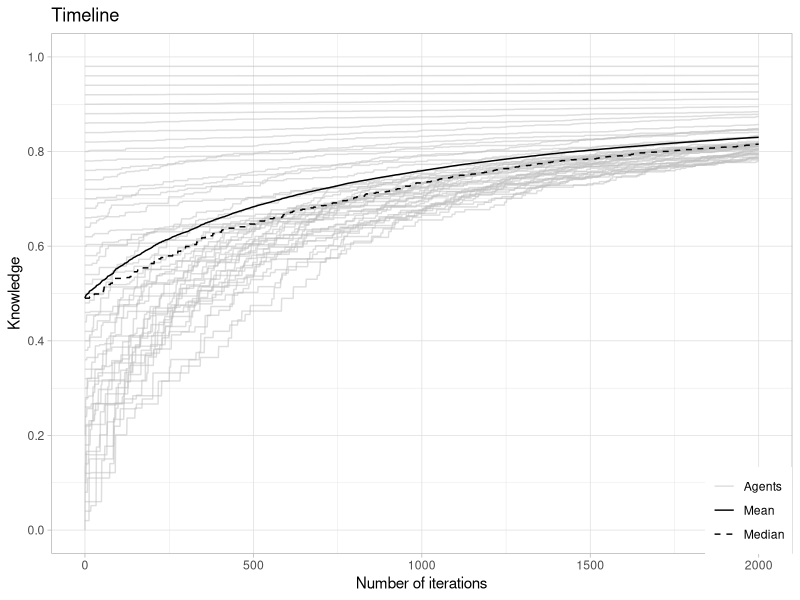

The R script that drew this image: (Note: a time limit stopped this script after it produced the figure.)
## ---- chunk 1
library(tidyverse)  
# set.seed(1)
## ---- chunk 2
nA = 5            # number of Agents
ID = seq_len(nA)  # ID of the Agents

Pop <- tibble( ID = ID )
Pop
## ---- chunk 3
set_Knowledge <- function(Pop = Pop,
                          Typ = FALSE,
                          K = Knowledge) {
  Kname <- "Knowledge"
  if (Typ != FALSE) {
    Kname <- paste(Kname, Typ, sep = "_")
  }
  if (Kname %in% colnames(Pop)) {
    Pop <- Pop %>%
      mutate(!!Kname := K)
  } else {
    Pop[[Kname]] <- K
  }
  Pop <- Pop %>%

  return(Pop)
}
## ---- chunk 4
K <- seq_len(nA)/5

Pop <- set_Knowledge( Pop = Pop, K = 0.5 )
Pop <- set_Knowledge( Pop = Pop, Typ = "A", K = K )
Pop
## ---- chunk 5
update_Knowledge <- function(Pop = Pop,
                            Typ = FALSE,
                            add = 0,
                            fac = 1) {
  Kname <- "Knowledge"
  if (Typ != FALSE) {
    Kname <- paste(Kname, Typ, sep = "_")
  }
  if (Kname %in% colnames(Pop)) {
    Pop <- Pop %>%
      mutate( !!Kname := ( .data[[Kname]] + add ) * fac )
  } else {
    Pop <- set_Knowledge(Pop = Pop, K = add, Typ = Typ)
    Pop <- Pop %>%
      mutate( !!Kname := .data[[Kname]] * fac )
  }
  return(Pop)
}
## ---- chunk 6
add <- seq_len(nA)/20
fac <- seq_len(nA)/10 

Pop <- update_Knowledge( Pop = Pop, add = add ) 
Pop <- update_Knowledge( Pop = Pop, Typ = "A", fac = fac ) 
Pop <- update_Knowledge( Pop = Pop, Typ = "B", add = add, fac = fac ) 
Pop
## ---- chunk 7
set_LearnRate <- function(Pop = Pop,
                          LR = LearnRate) {
  LRname <- "LearnRate"
  Pop <- Pop %>%
    mutate(!!LRname := LR,
           !!LRname := pmax(.data[[LRname]],1E-3))
  return(Pop)
}
## ---- chunk 8
LR <- seq_len(nA)/5  
Pop <- set_LearnRate( Pop = Pop, LR = 1 ) 
Pop
## ---- chunk 9
update_LearnRate_Knowledge <- function(Pop = Pop,
                                       Typ = FALSE) {
  LR <- "LearnRate"
  Kname <- "Knowledge"
  if (Typ != FALSE) {
    Kname <- paste(Kname, Typ, sep = "_")
  }
  if (Kname %in% colnames(Pop)) {
    Pop <- Pop %>%
      mutate( !!LR := .data[[Kname]] * 0.5 )
  }
  return(Pop)
}
## ---- chunk 10
Pop <- update_LearnRate_Knowledge( Pop = Pop )  
Pop
## ---- chunk 11
set_StudyTime <- function(Pop = Pop,
                          ST = 0) {
  STname <- "StudyTime"
  Pop <- Pop %>%
    mutate(!!STname := ST)
  return(Pop)
}
## ---- chunk 12
Pop <- set_StudyTime( Pop = Pop, ST = 3)  
Pop
## ---- chunk 13
update_StudyTime <- function(Pop = Pop,
                             dT = TimeToAdd) {
  STname <- "StudyTime"
  if (STname %in% colnames(Pop)) {
    Pop <- Pop %>%
      mutate( !!STname := .data[[STname]] + dT )
  } else {
    Pop <- set_StudyTime(Pop = Pop, ST = dT )
  }
  return(Pop)
}
## ---- chunk 14
s <- Pop

Pop <- update_StudyTime( Pop = s, dT = 1)   
Pop
## ---- chunk 15
sel_SubPop <- function(Pop = Pop,
                       IDs = NULL,
                       n = 2) {
    if (is.null(IDs)) {
      IDs <- sample( Pop[["ID"]], size=n )
    }
  SubPop <- list()
  SubPop$sel <- Pop %>%
    filter(ID %in% IDs) %>%
    arrange(match(ID, IDs))
  SubPop$rest <- Pop %>%
    filter(!ID %in% IDs)
  return(SubPop)
}
## ---- chunk 16
SubPop <- sel_SubPop( Pop = Pop )
SubPop$sel
SubPop$rest
## ---- chunk 17
SubPop <- sel_SubPop( Pop = Pop , IDs = c(2, 1))
SubPop$sel
SubPop$rest
## ---- chunk 18
int_SubPop <- function(SubPop = SubPop,
                       Pop = Pop) {
  col_sort <- colnames(Pop)
  SubPop <- SubPop[, col_sort]
  IDs <- SubPop[["ID"]]
  Pop[Pop$ID %in% IDs,] <- SubPop
  Pop <- Pop %>%
    arrange(ID)
  return(Pop)
}
## ---- chunk 19
Pop
SubPop <- sel_SubPop(Pop = Pop, n = 2 )$sel
SubPop <- set_Knowledge(Pop = SubPop, K = 0)
SubPop
Pop <- int_SubPop(SubPop = SubPop, Pop = Pop)
Pop
## ---- chunk 20

get_Timeline <- function(TL = Timeline,
                          Time = 0,
                          Pop = Pop,
                          Info = name,
                          Sum = 0) {
  TLadd <- tibble( ID = Pop[["ID"]],
                   Time = Time,
                   !!Info := Pop[[Info]])
  if (Sum == 1) {
    Sumname1 <- paste(Info,"mean", sep = "_")
    Sumname2 <- paste(Info,"median", sep = "_")
    TLadd <- TLadd %>%
        mutate(!!Sumname1 := mean(Pop[[Info]], na.rm = TRUE),
               !!Sumname2 := median(Pop[[Info]], na.rm = TRUE))
    }
  if (Time == 0) {
    TL <- TLadd
  } else {
    TL <- bind_rows(TL, TLadd)
  }
  return(TL) 
}
## ---- chunk 21
Timeline <- get_Timeline( TL = Timeline, 
                           Time = 0, 
                           Pop = Pop, 
                           Info = "Knowledge", 
                           Sum = 1)
Timeline <- get_Timeline( TL = Timeline, 
                           Time = 1, 
                           Pop = Pop, 
                           Info = "Knowledge", 
                           Sum = 1)
Timeline

## ---- chunk 22
learn <- function(Pop = Pop,
                  Typ = FALSE,
                  LR = FALSE,
                  ST = StudyTime) {
  Kname <- "Knowledge"
  if (Typ != FALSE) {
    Kname <- paste(Kname, Typ, sep = "_")
  }
  if (Kname %in% colnames(Pop)) {
    K <- Pop[[Kname]]
  }
  if (LR == FALSE) {
    if ("LearnRate" %in% colnames(Pop)) {
      LR <- Pop[["LearnRate"]]
    }
  }

  T0 <- ( 1 - K )^( 1 / -LR )   # assumed time learnd allready
  K <- 1 - ( T0 + ST )^( -LR )  # Knowledge after time learnd
  
  Pop <- set_Knowledge(Pop = Pop, Typ = Typ, K = K)
  Pop <- update_StudyTime(Pop = Pop, dT = ST)
  return(Pop)
}
## ---- chunk 23

Pop <- tibble( ID = ID )
Pop <- set_Knowledge(Pop = Pop, K = 0.1)
Pop <- set_LearnRate(Pop = Pop, LR = 1)
Pop

Pop <- learn( Pop = Pop, ST = 10)
Pop
## ---- chunk 24
plt_Timeline <- function(TL = Timeline) {
  ggplot(data = TL, aes(x = Time)) +
  geom_line(aes(y = Knowledge, group = ID, color = "Agents"), 
            alpha = 0.5,
            linetype = "solid") +
  geom_line(aes(y = Knowledge_mean, color = "Mean"),
            linetype = "solid")  +
  geom_line(aes(y = Knowledge_median, color = "Median"),
            linetype = "dashed") +
  ggtitle("Timeline") +
  xlab("Number of iterations") +
  ylab("Knowledge") +
  scale_y_continuous(
    limits = c(0, 1),
    breaks = seq(0, 1, 0.2)
  ) +
    scale_color_manual(
    values = c("Agents" = "grey", "Mean" = "black", "Median" = "black"),
    labels = c("Agents" = "Agents", "Mean" = "Mean", "Median" = "Median")
  ) +
  theme_light() +
  theme(legend.title = element_blank(),
        legend.position = c(1, 0),
        legend.justification = c(1, 0))
}
## ---- chunk 25
sim_meeting <- function(Pop = Pop,
                      Typ = FALSE,
                      LR = FALSE,
                      ST = 1,
                      STn = Itterations) {
  Kname <- "Knowledge"
  if (Typ != FALSE) {
    Kname <- paste(Kname, Typ, sep = "_")
  }
  Pop <- update_LearnRate_Knowledge( Pop = Pop )
  Pop <- set_StudyTime( Pop = Pop )
  TL <- get_Timeline( TL =TL,
                       Time = 0,
                       Pop = Pop,
                       Info = Kname,
                       Sum = 1 )
  for(i in 1:STn) {
    SubPop <- sel_SubPop( Pop = Pop, n = 2 )$sel
    SubPop <- learn( Pop = SubPop, 
                     ST = ST,
                     LR = mean( SubPop[["LearnRate"]] ))
    SubPop <- update_LearnRate_Knowledge( Pop = SubPop )
    SubPop <- update_StudyTime( Pop = SubPop, dT = ST)
    Pop <- int_SubPop( SubPop = SubPop, Pop = Pop )
    TL <- get_Timeline( TL =TL,
                         Time = i,
                         Pop = Pop,
                         Info = Kname,
                         Sum = 1 )
  }
    
  Output <- list( Pop = Pop,
                  TL = TL)
  return(Output)
}
## ---- chunk 26

nA = 50                          # number of Agents
ID = seq_len(nA)                 # ID of the Agents
K = (seq_len(nA)-1)/50           # Knowledge

Pop <- tibble( ID = ID )
Pop <- set_Knowledge( Pop = Pop, K = K )
Pop

res <- sim_meeting(Pop = Pop,
                   ST = 1,
                   STn = 2000)

res$Pop
plt_Timeline(res$TL)
## ---- chunk 27
K = 0           # Knowledge

Pop <- tibble( ID = ID )
Pop <- set_Knowledge( Pop = Pop, K = K )
Pop[ID == 1, "Knowledge"] <- 0.8
Pop

res <- sim_meeting(Pop = Pop,
                   ST = 1,
                   STn = 2000)

res$Pop
plt_Timeline(res$TL)
